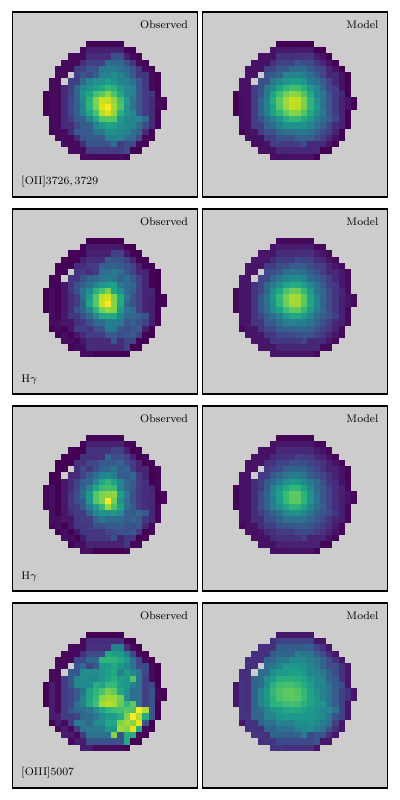

The script that saved this image:
import numpy as np

import matplotlib as mpl
params = {
        'text.usetex': True,
        'font.size': 8,
        }
mpl.rcParams.update(params)
import matplotlib.pyplot as plt
from matplotlib import gridspec
from matplotlib import patches

from astropy.io import fits
from astropy.cosmology import FlatLambdaCDM

from metaldisc.fluxgrid import FluxGrid
from metaldisc.galaxy import GalaxyMap
from metaldisc.seeing import MoffatPSF
from metaldisc.obssim import BinmapObsSim, ImageObsSim


def init_fluxgrid():
    """Initialize emission-line model instance"""
    #select model grid to use
    grid = '../grids/grid_Dopita13_kappa=inf.h5'

    #list of line names that we will be using
    lines = ['O2-3727', 'O2-3729', 'Hg', 'Hb', 'O3-5007']
    #these names must match those defined in the model grid file
    
    #preload model flux grid
    fluxgrid = FluxGrid(grid, lines)

    return fluxgrid


def init_seeing(file_):
    """Initialize PSF model instance"""

    with fits.open(file_, mode='readonly') as fh:
        #get psf info
        psf_data = np.array(fh['psf'].data)

    seeing = MoffatPSF(psf_data['wave'], psf_data['fwhm'], psf_data['beta'])

    return seeing


def init_galaxy(file_, fluxgrid):
    """Initialize galaxy model instance"""

    with fits.open(file_, mode='readonly') as fh:
        #get basic info from primary header
        ra = fh[0].header['RA'] #ra of galaxy centre
        dec = fh[0].header['Dec'] #dec of galaxy centre
        z = fh[0].header['z'] #redshift

        inc = fh[0].header['inc'] #disc inclination
        pa = fh[0].header['pa'] #position angle (North=0, East=90)

        #get approximate SFR map to be used as a fixed model input
        sfrmap = fh['sfrmap'].copy()
        #sfrmap must be a fits ImageHDU with the correct WCS information

    #choose a cosmology used to calcuate luminosity distance
    cosmo = FlatLambdaCDM(H0=70., Om0=0.3)

    galaxy = GalaxyMap(sfrmap, ra, dec, z, pa, inc, cosmo, fluxgrid)

    return galaxy


def init_obssim(file_, galaxy, seeing):
    """Initialize observation model instance"""

    with fits.open(file_, mode='readonly') as fh:
        #get segmentation map indicating spatial positions of the above emission
        #line fluxes 

        binmap = fh['binmap'].copy()
        #binmap must be a fits ImageHDU with the correct WCS information

    obssim = BinmapObsSim(binmap, galaxy, seeing)

    return obssim


def contruct_image(flux, binmap):
    im = np.full_like(binmap, np.nan, dtype=float)
    for i_bin in xrange(len(flux)):
        mask = binmap == (i_bin + 1)
        im[mask] = flux[i_bin]

    return im


def plot_results(file_, model_flux):
    with fits.open(file_, mode='readonly') as fh:
        binmap = np.array(fh['binmap'].data)

        obs_flux = np.array(fh['flux'].data)
        obs_flux = obs_flux.view((obs_flux.dtype[0], len(obs_flux.dtype.names)))


    lines = [r'$[\textrm{OII}]3726,3729$', r'$\textrm{H}\gamma$',
             r'$\textrm{H}\gamma$', r'$[\textrm{OIII}]5007$']
    n_lines = len(lines)
    fig = plt.figure(figsize=[4.,2.*n_lines], tight_layout=True)
    gs = gridspec.GridSpec(n_lines, 2)

    axes = np.full([n_lines,2], None, dtype=object)
    for i_line in xrange(n_lines):
        ax1 = fig.add_subplot(gs[i_line,0], facecolor='0.8')
        ax2 = fig.add_subplot(gs[i_line,1], facecolor='0.8')

        axes[i_line] = ax1, ax2
    
    model_flux *= 1e20 #model_flux in ergs/s/cm^2 

    #coadd O2-3726 + O2_3729
    model_flux_coadd = np.full_like(obs_flux, np.nan, dtype=float)
    model_flux_coadd[:,0] = model_flux[:,0]
    model_flux_coadd[:,0] += model_flux[:,1]
    model_flux_coadd[:,1:] = model_flux[:,2:]

    for i_line in xrange(n_lines):
        ax1, ax2 = axes[i_line]

        obs_im = contruct_image(obs_flux[:,i_line], binmap)
        model_im = contruct_image(model_flux_coadd[:,i_line], binmap)
        
        vmin = np.nanmin([np.nanmin(obs_im), np.nanmin(model_im)])
        vmax = np.nanmax([np.nanmax(obs_im), np.nanmax(model_im)])
        ax1.imshow(obs_im, interpolation='none', origin='lower', vmin=vmin,
                vmax=vmax)
        ax2.imshow(model_im, interpolation='none', origin='lower', vmin=vmin,
                vmax=vmax)

        text = lines[i_line]
        ax1.text(0.05, 0.05, text, va='bottom', ha='left',
                 transform=ax1.transAxes)

        text = r'$\textrm{Observed}$'
        ax1.text(0.95, 0.95, text, va='top', ha='right',
                 transform=ax1.transAxes)

        text = r'$\textrm{Model}$'
        ax2.text(0.95, 0.95, text, va='top', ha='right',
                 transform=ax2.transAxes)

    for ax in axes.ravel():
        ax.tick_params(bottom=False, left=False, labelbottom=False,
                labelleft=False)

    return fig


if __name__ == '__main__':
    #data file
    file_ = 'example_HDFS_0003.fit'

    #build up model from components
    fluxgrid = init_fluxgrid()
    seeing = init_seeing(file_)
    galaxy = init_galaxy(file_, fluxgrid)
    obssim = init_obssim(file_, galaxy, seeing)


    #simulate galaxy with following parameters
    params = {
        'SFRtotal': 19.6,  #total SFR (normalization constant)
        'logZ_0': 0.212,    #metallicity at center of galaxy
        'dlogZ': -0.0316,     #metallicity gradient in dex/kpc
        'logU_sol': -3.59, #ionization parameter at solar metallicity
        'tauV_0': 1.76,    #optical depth at 5500A
        }

    #now compute the emission-line fluxes computed by the model

    lines = ['O2-3727', 'O2-3729', 'Hg', 'Hb', 'O3-5007']
    model_flux = obssim(lines, params)
    #this can take a long time, however, due to caching, subsequent calls with
    #a different set of params will be faster

    #model_flux is a 2D array where each row corresponds to each bin in the
    #binmap, and each column corresponds to each emission line


    

    #For model fitting we essentially want to minimize the distance between
    #model_flux and obs_data 
    #However, in this example we don't perform any fitting
    #the remainder this code is just for plotting

    fig = plot_results(file_, model_flux)
    fig.savefig('model_from_sfrmap.pdf')
